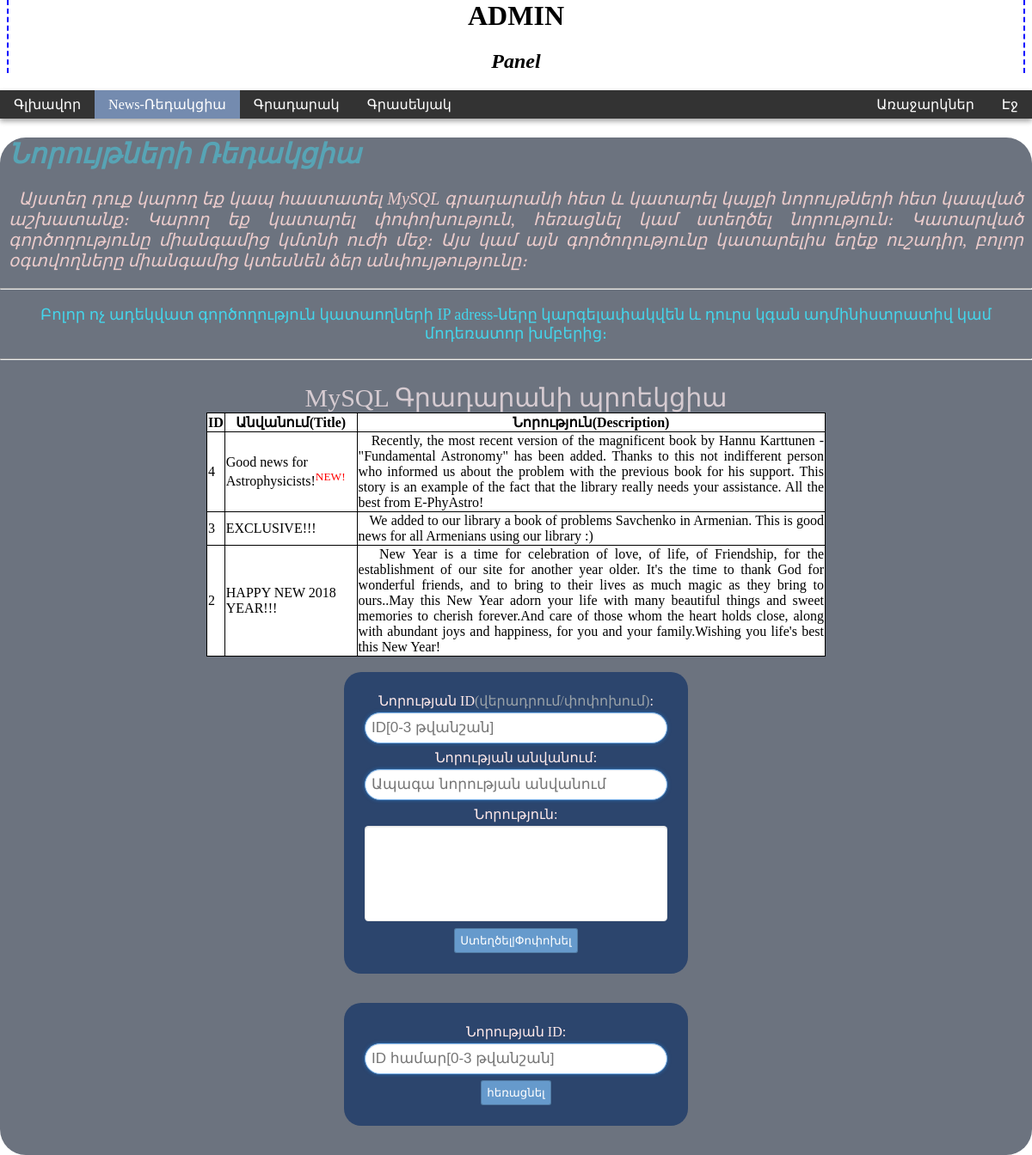
Page /admin_panel/news.php on the committed database.
### tables this page shows
CREATE TABLE IF NOT EXISTS `News` (
  `Date` timestamp NOT NULL DEFAULT CURRENT_TIMESTAMP,
  `id` int(10) unsigned NOT NULL AUTO_INCREMENT,
  `title` tinytext NOT NULL,
  `description` text NOT NULL,
  PRIMARY KEY (`id`)
);

### scripts/getrow.php (called while the page is built, shortened)
<?
  function getrow()
    {
        global $result;
        if ($row=mysqli_fetch_assoc($result)) return $row;
        return FALSE;
    }

### admin_panel/news.php (the view, shortened to what this page needs)
<?
include_once '../scripts/getrow.php';
$result=mysqli_query($link, "SELECT * FROM `News`") or die(mysqli_error($link));
?>
<html>
<head>
<link href="/css/adm_PostForm.css" rel="stylesheet">
</head>
</head>
<body>
<? require_once $_SERVER['DOCUMENT_ROOT'].'/blocks/adm_Top-Nav.php' ?>
<div class="Y-Back">
<h1><i class="Y-Glux">Նորույթների Ռեդակցիա</i></h1>
<p class="Text"><i>&nbsp;&nbsp;Այստեղ դուք կարող եք կապ հաստատել MySQL գրադարանի հետ և կատարել կայքի նորույթների հետ կապված աշխատանք։ Կարող եք կատարել փոփոխություն, հեռացնել կամ ստեղծել նորություն։ Կատարված գործողությունը միանգամից կմտնի ուժի մեջ։ Այս կամ այն գործողությունը կատարելիս եղեք ուշադիր, բոլոր օգտվողները միանգամից կտեսնեն ձեր անփույթությունը։</i></p><hr>
<p style="text-align:center;font-size:18px;color:#44D5EB">Բոլոր ոչ ադեկվատ գործողություն կատաողների IP adress-ները կարգելափակվեն և դուրս կգան ադմինիստրատիվ կամ մոդեռատոր խմբերից։</p>
<hr><br>
<center>
<table id="Proekcia" border="1" bgcolor="#FFFFFF" cellpadding="1">
<caption style="font-size:30px;font-stretch:ultra-expanded;color:#d6cbd1">MySQL Գրադարանի պրոեկցիա</caption>
<tr>
<th>ID</th>
<th>Անվանում(Title)</th>
<th>Նորություն(Description)</th>
</tr>
<?
      while ($row=getrow()):
        echo '<tr id='.$row['id'].'><td>'.$row['id'].'</td><td>'.$row['title'].'</td><td style="text-align: justify; white-space: pre-wrap;">'.$row['description'].'</td></tr>';
      endwhile;
  ?>
</table>
</center><br>
<center><form method="POST" id="News-make" class="Post-form">
<span style="color:#FFEAEA">Նորության ID<span style="color:#9BA3A9">(վերադրում/փոփոխում)</span>:</span>
<input type="text" onkeyup="Completer()" autocomplete="off" max-length="3" pattern="[0-9]{0,3}" name="id" placeholder="ID[0-3 թվանշան]">
<span style="color:#FFEAEA">Նորության անվանում:</span>
<input type="text" name="title" required placeholder="Ապագա նորության անվանում">
<span style="color:#FFEAEA">Նորություն:</span>
<textarea name="description" required rows="5"></textarea>
<input type="submit" value="Ստեղծել|Փոփոխել">
</form></center>
<br>
<center><form method="POST" id="News-del" class="Post-form">
<span style="color:#FFEAEA">Նորության ID:</span>
<input type="text" autocomplete="off" max-length="3" pattern="[0-9]{0,3}" name="id" required placeholder="ID համար[0-3 թվանշան]">
<input type="submit" value="հեռացնել">
</form></center>
<br>
</div>
</body>
</html>

### css/adm_style.css (style rules this page uses)
.Glux { border-left:2px dashed blue; border-right:2px dashed blue; padding-left:7px; margin-left:8px; padding-right:7px; margin-right:8px; }
.Y-Glux { position:relative; position:relative; color:#44d5eb; padding-left:10px; opacity:0.5; }
p.Text { padding-left:10px; padding-right:10px; font-size:20px;color:#eccccc; text-align:justify; }
.Y-Back { background-color:#6c737f; border-radius:30px 30px 30px 30px; }
table#Proekcia { border-collapse:collapse; border:1px solid black;width:60vw; }
* { box-sizing:border-box; }
body { margin:0; }

### css/adm_PostForm.css (style rules this page uses)
.Post-form { max-width:400px; padding:2%; border-radius:20px; background:#2c456d; }
.Post-form [type='text'],textarea,select { width:100%; text-overflow:ellipsis; box-sizing:border-box; font-size: 17px; margin:4px 0 2% 0; padding:2%; border:1px solid rgba(0,0,0,.1); border-radius:20px; box-shadow:0 1px 2px -1px rgba(0,0,0,.2) inset,0 0 transparent; }
.Post-form [type='text'],textarea:hover { border-color:#7eb4ea; box-shadow:0 1px 2px -1px rgba(0,0,0,.2) inset,0 0 transparent; }
.Post-form [type='text'],textarea:focus { outline:0;border-color:#7eb4ea; box-shadow:0 1px 2px -1px rgba(0,0,0,.2) inset,0 0 4px rgba(35,146,243,.5); transition:.2s linear; }
.Post-form [type="submit"] { padding:2%; border:0; border-radius:3px; box-shadow:0 0 0 1px rgba(0,0,0,.2) inset; background:#669acc; color:#fff; }
textarea { border-radius:4.2px; resize:none; }

### rows in the picture
news: id "4", title "Good news for Astrophysicists! NEW!", description "Recently, the most recent version of the magnificent book by Hannu Karttunen - \"Fundamental Astronomy\" has been added. Thanks to this not indifferent person who informed us about the problem with the previous book for his support. This story is an example of the fact that the library really needs your assistance. All the best from E-PhyAstro!"
news: id "3", title "EXCLUSIVE!!!", description "We added to our library a book of problems Savchenko in Armenian. This is good news for all Armenians using our library :)"
news: id "2", title "HAPPY NEW 2018 YEAR!!!", description "New Year is a time for celebration of love, of life, of Friendship, for the establishment of our site for another year older. It's the time to thank God for wonderful friends, and to bring to their lives as much magic as they bring to ours..May this New Year adorn your life with many beautiful things and sweet memories to cherish forever.And care of those whom the heart holds close, along with abundant joys and happiness, for you and your family.Wishing you life's best this New Year!"
